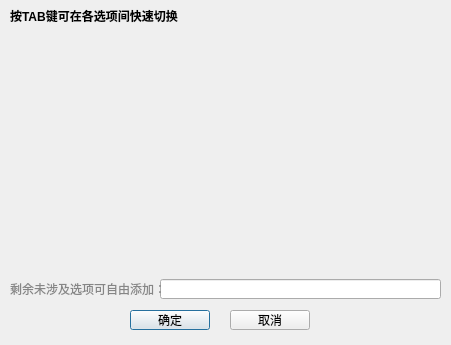
<?xml version="1.0" encoding="UTF-8"?>
<ui version="4.0">
 <class>GMT_psbasemap</class>
 <widget class="QDialog" name="GMT_psbasemap">
  <property name="geometry">
   <rect>
    <x>0</x>
    <y>0</y>
    <width>451</width>
    <height>345</height>
   </rect>
  </property>
  <property name="windowTitle">
   <string>Dialog</string>
  </property>
  <widget class="QWidget" name="verticalLayoutWidget">
   <property name="geometry">
    <rect>
     <x>10</x>
     <y>30</y>
     <width>431</width>
     <height>31</height>
    </rect>
   </property>
   <layout class="QVBoxLayout" name="J_Layout"/>
  </widget>
  <widget class="QLabel" name="label_2">
   <property name="geometry">
    <rect>
     <x>10</x>
     <y>7</y>
     <width>191</width>
     <height>16</height>
    </rect>
   </property>
   <property name="text">
    <string>&lt;html&gt;&lt;head/&gt;&lt;body&gt;&lt;p&gt;&lt;span style=&quot; font-weight:600;&quot;&gt;按TAB键可在各选项间快速切换&lt;/span&gt;&lt;/p&gt;&lt;/body&gt;&lt;/html&gt;</string>
   </property>
   <property name="textFormat">
    <enum>Qt::AutoText</enum>
   </property>
  </widget>
  <widget class="QWidget" name="verticalLayoutWidget_2">
   <property name="geometry">
    <rect>
     <x>10</x>
     <y>60</y>
     <width>431</width>
     <height>21</height>
    </rect>
   </property>
   <layout class="QVBoxLayout" name="R_Layout"/>
  </widget>
  <widget class="QWidget" name="verticalLayoutWidget_3">
   <property name="geometry">
    <rect>
     <x>10</x>
     <y>90</y>
     <width>431</width>
     <height>171</height>
    </rect>
   </property>
   <layout class="QVBoxLayout" name="B_Layout"/>
  </widget>
  <widget class="QPushButton" name="bok">
   <property name="geometry">
    <rect>
     <x>130</x>
     <y>310</y>
     <width>80</width>
     <height>20</height>
    </rect>
   </property>
   <property name="text">
    <string>确定</string>
   </property>
  </widget>
  <widget class="QPushButton" name="bexit">
   <property name="geometry">
    <rect>
     <x>230</x>
     <y>310</y>
     <width>80</width>
     <height>20</height>
    </rect>
   </property>
   <property name="text">
    <string>取消</string>
   </property>
  </widget>
  <widget class="QLineEdit" name="other_options">
   <property name="geometry">
    <rect>
     <x>160</x>
     <y>279</y>
     <width>281</width>
     <height>20</height>
    </rect>
   </property>
   <property name="text">
    <string/>
   </property>
  </widget>
  <widget class="QLabel" name="label_5">
   <property name="geometry">
    <rect>
     <x>10</x>
     <y>280</y>
     <width>161</width>
     <height>16</height>
    </rect>
   </property>
   <property name="text">
    <string>&lt;html&gt;&lt;head/&gt;&lt;body&gt;&lt;p&gt;&lt;span style=&quot; color:#868686;&quot;&gt;剩余未涉及选项可自由添加：&lt;/span&gt;&lt;/p&gt;&lt;/body&gt;&lt;/html&gt;</string>
   </property>
  </widget>
 </widget>
 <tabstops>
  <tabstop>other_options</tabstop>
  <tabstop>bok</tabstop>
  <tabstop>bexit</tabstop>
 </tabstops>
 <resources/>
 <connections/>
</ui>
